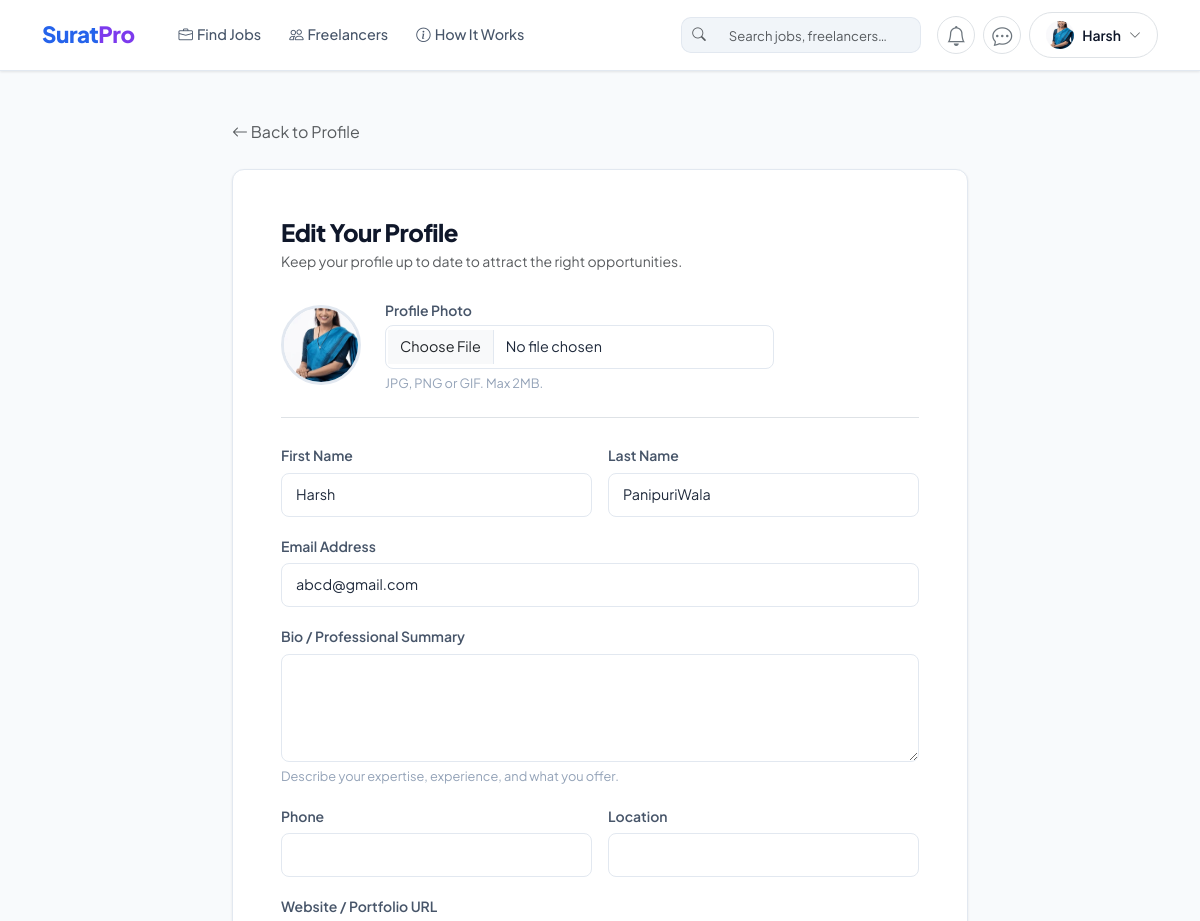
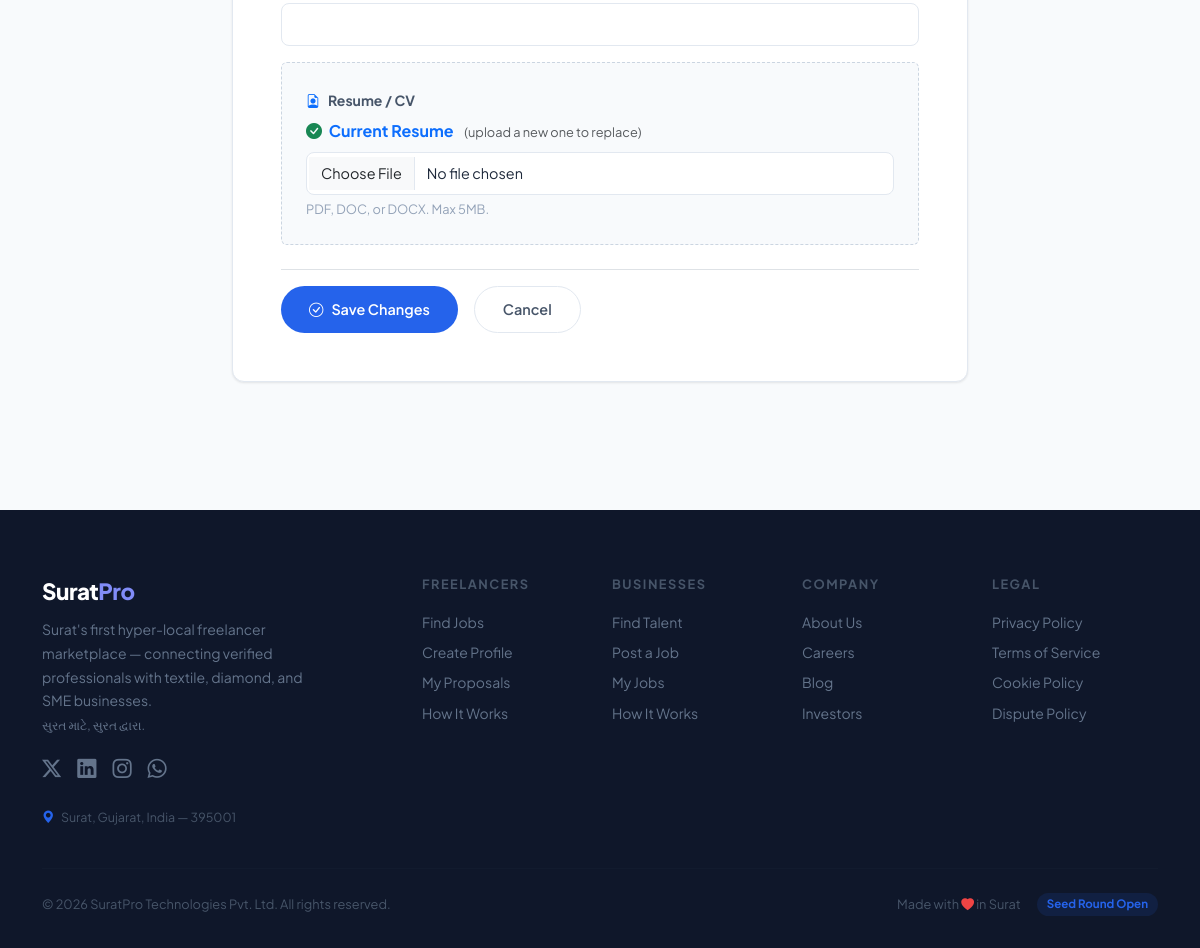
The page /accounts/profile/edit/ (signed in) on the database its author committed (2 pictures, top to bottom).
### accounts/models.py (models this page shows, shortened)
class User(AbstractUser):
    ROLE_FREELANCER = 'freelancer'
    ROLE_CLIENT = 'client'
    ROLE_CHOICES = [
        (ROLE_FREELANCER, 'Freelancer'),
        (ROLE_CLIENT, 'Client'),
    ]
    role = models.CharField(max_length=20, choices=ROLE_CHOICES, default=ROLE_FREELANCER)
    avatar = models.ImageField(upload_to='avatars/', blank=True, null=True)
    resume = models.FileField(upload_to='resumes/', blank=True, null=True, help_text='Upload your CV/Resume (PDF)')
    bio = models.TextField(blank=True)
    phone = models.CharField(max_length=20, blank=True)
    location = models.CharField(max_length=100, blank=True)
    website = models.URLField(blank=True)
    is_verified = models.BooleanField(default=False)
    has_paid_registration = models.BooleanField(default=False)
    wallet_balance = models.DecimalField(max_digits=10, decimal_places=2, default=0.00)
    first_project_completed = models.BooleanField(default=False)
    created_at = models.DateTimeField(auto_now_add=True)
    updated_at = models.DateTimeField(auto_now=True)
    @property
    def is_freelancer(self):
        return self.role == self.ROLE_FREELANCER
    def get_avatar_url(self):
        if self.avatar:
            return self.avatar.url
        return '/static/img/default_avatar.png'

### accounts/views.py (the view)
# urls.py: path('profile/edit/', views.edit_profile_view, name='edit_profile'),
@login_required
def edit_profile_view(request):
    if request.method == 'POST':
        form = UserUpdateForm(request.POST, request.FILES, instance=request.user)
        if form.is_valid():
            form.save()
            messages.success(request, 'Your profile has been updated successfully.')
            return redirect('accounts:profile')
        else:
            messages.error(request, 'Please correct the errors below.')
    else:
        form = UserUpdateForm(instance=request.user)
    return render(request, 'accounts/edit_profile.html', {'form': form})

### accounts/forms.py
class UserUpdateForm(forms.ModelForm):
    class Meta:
        model = User
        fields = ['first_name', 'last_name', 'email', 'bio', 'phone', 'location', 'website', 'avatar', 'resume']
        widgets = {
            'first_name': forms.TextInput(attrs={'class': 'form-control'}),
            'last_name': forms.TextInput(attrs={'class': 'form-control'}),
            'email': forms.EmailInput(attrs={'class': 'form-control'}),
            'bio': forms.Textarea(attrs={'class': 'form-control', 'rows': 4}),
            'phone': forms.TextInput(attrs={'class': 'form-control'}),
            'location': forms.TextInput(attrs={'class': 'form-control'}),
            'website': forms.URLInput(attrs={'class': 'form-control'}),
            'avatar': forms.FileInput(attrs={'class': 'form-control'}),
            'resume': forms.FileInput(attrs={'class': 'form-control', 'accept': '.pdf,.doc,.docx'}),
        }

### messaging/context_processors.py (called while the page is built)
def unread_messages_count(request):
    if request.user.is_authenticated:
        count = Message.objects.filter(
            conversation__participants=request.user,
            is_read=False
        ).exclude(sender=request.user).count()
        return {'unread_messages_count': count}
    return {'unread_messages_count': 0}

### notifications/context_processors.py (called while the page is built)
def notification_count(request):
    if request.user.is_authenticated:
        try:
            from notifications.models import Notification
            count = Notification.objects.filter(user=request.user, is_read=False).count()
        except Exception:
            count = 0
        return {'unread_notification_count': count}
    return {'unread_notification_count': 0}

### templates/accounts/edit_profile.html (shortened to what this page needs)
{% extends 'base.html' %}
{% load static %}
{% block content %}
<div class="container py-5">
    <div class="row justify-content-center">
        <div class="col-lg-8">
            <div class="d-flex align-items-center gap-3 mb-4">
                <a href="{% url 'accounts:profile' %}" class="text-muted text-decoration-none">
                    <i class="bi bi-arrow-left"></i> Back to Profile
                </a>
            </div>
            <div class="card-main p-4 p-md-5">
                <h1 class="section-title mb-1" style="font-size:1.5rem;">Edit Your Profile</h1>
                <p class="text-muted mb-4" style="font-size:0.875rem;">Keep your profile up to date to attract the right opportunities.</p>
                <form method="post" enctype="multipart/form-data" novalidate>
                    <div class="d-flex align-items-center gap-4 mb-4 pb-4 border-bottom">
                        <img src="{{ user.get_avatar_url }}" alt="Current avatar" id="avatar-preview"
                             style="width:80px;height:80px;border-radius:50%;object-fit:cover;border:3px solid var(--gray-300);"
                             onerror="this.src='{% static "img/default_avatar.png" %}'">
                        <div>
                            <label class="form-label mb-1">Profile Photo</label>
                            {{ form.avatar }}
                            <div class="form-text">JPG, PNG or GIF. Max 2MB.</div>
                        </div>
                    </div>
                    <div class="row g-3 mb-3">
                        <div class="col-md-6">
                            <label class="form-label">First Name</label>
                            {{ form.first_name }}
                        </div>
                        <div class="col-md-6">
                            <label class="form-label">Last Name</label>
                            {{ form.last_name }}
                        </div>
                    </div>
                    <div class="mb-3">
                        <label class="form-label">Email Address</label>
                        {{ form.email }}
                    </div>
                    <div class="mb-3">
                        <label class="form-label">Bio / Professional Summary</label>
                        {{ form.bio }}
                        <div class="form-text">Describe your expertise, experience, and what you offer.</div>
                    </div>
                    <div class="row g-3 mb-3">
                        <div class="col-md-6">
                            <label class="form-label">Phone</label>
                            {{ form.phone }}
                        </div>
                        <div class="col-md-6">
                            <label class="form-label">Location</label>
                            {{ form.location }}
                        </div>
                    </div>
                    <div class="mb-3">
                        <label class="form-label">Website / Portfolio URL</label>
                        {{ form.website }}
                    </div>
                    {% if user.is_freelancer %}
                    <div class="mb-4 p-4 rounded" style="background:#f8fafc;border:1px dashed #cbd5e1;">
                        <label class="form-label fw-bold"><i class="bi bi-file-earmark-person me-2 text-primary"></i>Resume / CV</label>
                        {% if user.resume %}
                        <div class="mb-2">
                            <span class="text-success"><i class="bi bi-check-circle-fill me-1"></i></span>
                            <a href="{{ user.resume.url }}" target="_blank" class="text-primary fw-bold text-decoration-none">Current Resume</a>
                            <span class="text-muted ms-2" style="font-size:0.8rem;">(upload a new one to replace)</span>
                        </div>
                        {% endif %}
                        {{ form.resume }}
                        <div class="form-text">PDF, DOC, or DOCX. Max 5MB.</div>
                    </div>
                    {% endif %}
                    <div class="d-flex gap-3 pt-3 border-top">
                        <button type="submit" class="btn-primary-main">
                            <i class="bi bi-check-circle"></i> Save Changes
                        </button>
                        <a href="{% url 'accounts:profile' %}" class="btn-secondary-main">Cancel</a>
                    </div>
                </form>
            </div>
        </div>
    </div>
</div>
{% endblock %}

### templates/partials/_navbar.html (shortened to what this page needs)
{% load static %}
<nav class="navbar navbar-expand-lg navbar-main">
    <div class="container">
        <a class="navbar-brand navbar-brand-text" href="{% url 'core:home' %}">
            Surat<span>Pro</span>
        </a>
        <div class="collapse navbar-collapse" id="navbarMain">
            <ul class="navbar-nav me-auto ms-3 gap-1">
                <li class="nav-item">
                    <a class="nav-link nav-link-main" href="{% url 'jobs:list' %}">
                        <i class="bi bi-briefcase me-1"></i>Find Jobs
                    </a>
                </li>
                <li class="nav-item">
                    <a class="nav-link nav-link-main" href="{% url 'accounts:freelancers_list' %}">
                        <i class="bi bi-people me-1"></i>Freelancers
                    </a>
                </li>
                <li class="nav-item">
                    <a class="nav-link nav-link-main" href="{% url 'core:how_it_works' %}">
                        <i class="bi bi-info-circle me-1"></i>How It Works
                    </a>
                </li>
            </ul>
            <form method="get" action="{% url 'core:search' %}" class="d-none d-lg-flex me-3" id="navbar-search-form">
                <div class="input-group" style="width:240px;">
                    <span class="input-group-text" style="background:#f1f5f9;border:1.5px solid #e2e8f0;border-right:0;border-radius:10px 0 0 10px;padding:0 10px;">
                        <i class="bi bi-search text-muted" style="font-size:0.85rem;"></i>
                    </span>
                    <input type="text" name="q" placeholder="Search jobs, freelancers…"
                           class="form-control"
                           style="border:1.5px solid #e2e8f0;border-left:0;border-radius:0 10px 10px 0;
                                  font-size:0.82rem;background:#f1f5f9;height:36px;"
                           autocomplete="off">
                </div>
            </form>
            <div class="d-flex align-items-center gap-2">
                {% if user.is_authenticated %}
                    <a href="{% url 'notifications:list' %}" class="btn btn-sm bg-white border position-relative rounded-circle d-flex align-items-center justify-content-center" style="width: 38px; height: 38px;" title="Notifications" id="notif-btn">
                        <i class="bi bi-bell fs-5 text-secondary"></i>
                    </a>
                    <a href="{% url 'messaging:inbox' %}" class="btn btn-sm bg-white border position-relative rounded-circle d-flex align-items-center justify-content-center" style="width: 38px; height: 38px;" title="Messages" id="msg-btn">
                        <i class="bi bi-chat-dots fs-5 text-secondary"></i>
                    </a>
                    <div class="dropdown">
                        <button class="btn btn-sm d-flex align-items-center gap-2 border rounded-pill px-3 py-2 bg-white" type="button" data-bs-toggle="dropdown">
                            <img src="{{ user.get_avatar_url }}" alt="{{ user.username }}" width="28" height="28"
                                 style="border-radius:50%;object-fit:cover;" onerror="this.src='{% static "img/default_avatar.png" %}'">
                            <span style="font-size:0.875rem;font-weight:600;color:#0f172a;">
                                {{ user.first_name|default:user.username }}
                            </span>
                            <i class="bi bi-chevron-down text-muted" style="font-size:0.75rem;"></i>
                        </button>
                    </div>
                {% else %}
                    <a href="{% url 'accounts:login' %}" class="btn-nav-login">Log In</a>
                    <a href="{% url 'accounts:register' %}" class="btn-nav-register">Join Free</a>
                {% endif %}
            </div>
        </div>
    </div>
</nav>

### static/css/main.css (style rules this page uses)
:root { --primary: #2563eb; --primary-dark: #1d4ed8; --primary-light: #dbeafe; --secondary: #7c3aed; --secondary-light: #ede9fe; --success: #059669; --success-light: #d1fae5; --warning: #d97706; --warning-light: #fef3c7; --danger: #dc2626; --danger-light: #fee2e2; --dark: #0f172a; --dark-secondary: #1e293b; --gray-100: #f8fafc; --gray-200: #f1f5f9; --gray-300: #e2e8f0; --gray-400: #cbd5e1; --gray-500: #94a3b8; --gray-600: #64748b; --gray-700: #475569; --gray-800: #334155; --gray-900: #1e293b; --white: #ffffff; --border-radius: 12px; --border-radius-sm: 8px; --border-radius-lg: 16px; --shadow-sm: 0 1px 3px rgba(0, 0, 0, 0.06), 0 1px 2px rgba(0, 0, 0, 0.04); --shadow: 0 4px 6px -1px rgba(0, 0, 0, 0.07), 0 2px 4px -1px rgba(0, 0, 0, 0.04); --shadow-md: 0 10px 15px -3px rgba(0, 0, 0, 0.08), 0 4px 6px -2px rgba(0, 0, 0, 0.04); --shadow-lg: 0 20px 25px -5px rgba(0, 0, 0, 0.08), 0 10px 10px -5px rgba(0, 0, 0, 0.03); --transition: all 0.2s ease; }
* { box-sizing: border-box; }
body { font-family: 'Plus Jakarta Sans', -apple-system, BlinkMacSystemFont, 'Segoe UI', sans-serif; background-color: var(--gray-100); color: var(--gray-900); line-height: 1.6; -webkit-font-smoothing: antialiased; -moz-osx-font-smoothing: grayscale; }
.navbar-main { background: var(--white); border-bottom: 1px solid var(--gray-300); padding: 0.75rem 0; position: sticky; top: 0; z-index: 1030; box-shadow: var(--shadow-sm); }
.navbar-brand-text { font-weight: 800; font-size: 1.4rem; color: var(--primary) !important; letter-spacing: -0.5px; }
.navbar-brand-text span { color: var(--secondary); }
.nav-link-main { color: var(--gray-700) !important; font-weight: 500; font-size: 0.9rem; padding: 0.4rem 0.75rem !important; border-radius: var(--border-radius-sm); transition: var(--transition); }
.section-title { font-size: 2rem; font-weight: 800; color: var(--dark); letter-spacing: -0.5px; line-height: 1.2; }
.card-main { background: var(--white); border: 1px solid var(--gray-300); border-radius: var(--border-radius); box-shadow: var(--shadow-sm); transition: var(--transition); }
.btn-primary-main { background: var(--primary); color: var(--white); border: none; padding: 0.7rem 1.75rem; border-radius: 50px; font-weight: 600; font-size: 0.9rem; cursor: pointer; transition: var(--transition); display: inline-flex; align-items: center; gap: 0.5rem; text-decoration: none; }
.btn-secondary-main { background: var(--white); color: var(--gray-700); border: 1.5px solid var(--gray-300); padding: 0.7rem 1.75rem; border-radius: 50px; font-weight: 600; font-size: 0.9rem; cursor: pointer; transition: var(--transition); display: inline-flex; align-items: center; gap: 0.5rem; text-decoration: none; }
.form-control, .form-select { border: 1.5px solid var(--gray-300); border-radius: var(--border-radius-sm); padding: 0.625rem 0.875rem; font-size: 0.9rem; color: var(--gray-900); background: var(--white); transition: var(--transition); }
.form-label { font-weight: 600; font-size: 0.875rem; color: var(--gray-700); margin-bottom: 0.4rem; }
.form-text { font-size: 0.8rem; color: var(--gray-500); }

### rows shown on the page
User: get_avatar_url (picture), first_name "Harsh", last_name "PanipuriWala", email "abcd@gmail.com"
